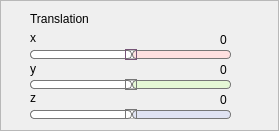
     <widget class="QFrame" name="Tframe">
      <property name="geometry">
       <rect>
        <x>1</x>
        <y>160</y>
        <width>279</width>
        <height>131</height>
       </rect>
      </property>
      <property name="minimumSize">
       <size>
        <width>279</width>
        <height>131</height>
       </size>
      </property>
      <property name="styleSheet">
       <string notr="true">#Tframe
{
background:#3D3C3A;
    border-width: 1px;
    border-style:   solid;
	border-color: rgb(255, 255, 255);
}
</string>
      </property>
      <property name="frameShape">
       <enum>QFrame::StyledPanel</enum>
      </property>
      <property name="frameShadow">
       <enum>QFrame::Raised</enum>
      </property>
      <widget class="QWidget" name="TransWidget" native="true">
       <property name="geometry">
        <rect>
         <x>0</x>
         <y>0</y>
         <width>241</width>
         <height>119</height>
        </rect>
       </property>
       <property name="minimumSize">
        <size>
         <width>241</width>
         <height>119</height>
        </size>
       </property>
       <property name="styleSheet">
        <string notr="true"/>
       </property>
       <widget class="QLabel" name="xTranslationValue">
        <property name="geometry">
         <rect>
          <x>220</x>
          <y>30</y>
          <width>20</width>
          <height>20</height>
         </rect>
        </property>
        <property name="text">
         <string>0</string>
        </property>
       </widget>
       <widget class="QSlider" name="xTranslationSlider">
        <property name="geometry">
         <rect>
          <x>30</x>
          <y>40</y>
          <width>201</width>
          <height>29</height>
         </rect>
        </property>
        <property name="styleSheet">
         <string notr="true">QSlider::groove:horizontal {
border: 1px solid #bbb;
background: white;
height: 7px;
border-radius: 4px;
}

QSlider::sub-page:horizontal {
background: qlineargradient(x1: 0, y1: 0,    x2: 0, y2: 1,
stop: 0 #E77471, stop: 1 #5B2527);
background: qlineargradient(x1: 0, y1: 0.2, x2: 1, y2: 1,
stop: 0 #E77471, stop: 1 #5B2527);
border: 1px solid #777;
height: 10px;
border-radius: 4px;
}

QSlider::add-page:horizontal {
background-color: rgb(254, 224, 224);
border: 1px solid #777;
height: 10px;
border-radius: 4px;
}

QSlider::handle:horizontal {
background: qlineargradient(x1:0, y1:0, x2:1, y2:1,
    stop:0 #eee, stop:1 #ccc);
border: 1px solid #757;
width: 10px;
height: 10px;
margin-top: -2px;
margin-bottom: -2px;
border-radius: 20px;
}

QSlider::handle:horizontal:hover {
background: qlineargradient(x1:0, y1:0, x2:1, y2:1,
    stop:0 #fff, stop:1 #ddd);
border: 1px solid #444;
border-radius:4px;
}

QSlider::sub-page:horizontal:disabled {
background: #bbb;
border-color: #999;
}

QSlider::add-page:horizontal:disabled {
background: #eee;
border-color: #999;
}

QSlider::handle:horizontal:disabled {
background: #eee;
border: 1px solid #aaa;
border-radius: 4px;
}</string>
        </property>
        <property name="minimum">
         <number>-5</number>
        </property>
        <property name="maximum">
         <number>5</number>
        </property>
        <property name="pageStep">
         <number>1</number>
        </property>
        <property name="value">
         <number>0</number>
        </property>
        <property name="orientation">
         <enum>Qt::Horizontal</enum>
        </property>
       </widget>
       <widget class="QLabel" name="yTranslationValue">
        <property name="geometry">
         <rect>
          <x>220</x>
          <y>60</y>
          <width>20</width>
          <height>20</height>
         </rect>
        </property>
        <property name="text">
         <string>0</string>
        </property>
       </widget>
       <widget class="QLabel" name="yRotationLabel_3">
        <property name="geometry">
         <rect>
          <x>30</x>
          <y>60</y>
          <width>67</width>
          <height>17</height>
         </rect>
        </property>
        <property name="text">
         <string>y</string>
        </property>
       </widget>
       <widget class="QSlider" name="yTranslationSlider">
        <property name="geometry">
         <rect>
          <x>30</x>
          <y>70</y>
          <width>201</width>
          <height>29</height>
         </rect>
        </property>
        <property name="styleSheet">
         <string notr="true">QSlider::groove:horizontal {
border: 1px solid #bbb;
background: white;
height: 7px;
border-radius: 4px;
}

QSlider::sub-page:horizontal {
background: qlineargradient(x1: 0, y1: 0,    x2: 0, y2: 1,
stop: 0 #99C68E, stop: 1 #254117);
background: qlineargradient(x1: 0, y1: 0.2, x2: 1, y2: 1,
stop: 0 #99C68E, stop: 1 #254117);
border: 1px solid #777;
height: 10px;
border-radius: 4px;
}

QSlider::add-page:horizontal {
background-color: rgb(229, 248, 213);
border: 1px solid #777;
height: 10px;
border-radius: 4px;
}

QSlider::handle:horizontal {
background: qlineargradient(x1:0, y1:0, x2:1, y2:1,
stop:0 #eee, stop:1 #ccc);
border: 1px solid #777;
width: 10px;
height: 10px;
margin-top: -2px;
margin-bottom: -2px;
border-radius: 20px;
}

QSlider::handle:horizontal:hover {
background: qlineargradient(x1:0, y1:0, x2:1, y2:1,
stop:0 #fff, stop:1 #ddd);
border: 1px solid #444;
border-radius: 4px;
}

QSlider::sub-page:horizontal:disabled {
background: #bbb;
border-color: #999;
}

QSlider::add-page:horizontal:disabled {
background: #eee;
border-color: #999;
}

QSlider::handle:horizontal:disabled {
background: #eee;
border: 1px solid #aaa;
border-radius: 4px;
}</string>
        </property>
        <property name="minimum">
         <number>-5</number>
        </property>
        <property name="maximum">
         <number>5</number>
        </property>
        <property name="pageStep">
         <number>1</number>
        </property>
        <property name="value">
         <number>0</number>
        </property>
        <property name="orientation">
         <enum>Qt::Horizontal</enum>
        </property>
       </widget>
       <widget class="QLabel" name="label_14">
        <property name="geometry">
         <rect>
          <x>30</x>
          <y>10</y>
          <width>101</width>
          <height>17</height>
         </rect>
        </property>
        <property name="text">
         <string>Translation</string>
        </property>
       </widget>
       <widget class="QSlider" name="zTranslationSlider">
        <property name="geometry">
         <rect>
          <x>30</x>
          <y>100</y>
          <width>201</width>
          <height>29</height>
         </rect>
        </property>
        <property name="styleSheet">
         <string notr="true">QSlider::groove:horizontal {
border: 1px solid #bbb;
background: white;
height: 7px;
border-radius: 4px;
}

QSlider::sub-page:horizontal {
background: qlineargradient(x1: 0, y1: 0,    x2: 0, y2: 1,
    stop: 0 #98AFC7, stop: 1  #151B54);
background: qlineargradient(x1: 0, y1: 0.2, x2: 1, y2: 1,
    stop: 0 #98AFC7, stop: 1 #151B54);
border: 1px solid #777;
height: 10px;
border-radius: 4px;
}

QSlider::add-page:horizontal {
background-color: rgb(224, 227, 243);
border: 1px solid #777;
height: 10px;
border-radius: 4px;
}

QSlider::handle:horizontal {
background: qlineargradient(x1:0, y1:0, x2:1, y2:1,
    stop:0 #eee, stop:1 #ccc);
border: 1px solid #777;
width: 10px;
height: 10px;
margin-top: -2px;
margin-bottom: -2px;
border-radius: 20px;
}

QSlider::handle:horizontal:hover {
background: qlineargradient(x1:0, y1:0, x2:1, y2:1,
    stop:0 #fff, stop:1 #ddd);
border: 1px solid #444;
border-radius: 4px;
}

QSlider::sub-page:horizontal:disabled {
background: #bbb;
border-color: #999;
}

QSlider::add-page:horizontal:disabled {
background: #eee;
border-color: #999;
}

QSlider::handle:horizontal:disabled {
background: #eee;
border: 1px solid #aaa;
border-radius: 4px;
}</string>
        </property>
        <property name="minimum">
         <number>-5</number>
        </property>
        <property name="maximum">
         <number>5</number>
        </property>
        <property name="pageStep">
         <number>1</number>
        </property>
        <property name="value">
         <number>0</number>
        </property>
        <property name="orientation">
         <enum>Qt::Horizontal</enum>
        </property>
       </widget>
       <widget class="QLabel" name="zTranslationValue">
        <property name="geometry">
         <rect>
          <x>220</x>
          <y>90</y>
          <width>20</width>
          <height>20</height>
         </rect>
        </property>
        <property name="text">
         <string>0</string>
        </property>
       </widget>
       <widget class="QLabel" name="yRotationLabel_4">
        <property name="geometry">
         <rect>
          <x>30</x>
          <y>90</y>
          <width>67</width>
          <height>17</height>
         </rect>
        </property>
        <property name="text">
         <string>z</string>
        </property>
        <property name="textFormat">
         <enum>Qt::RichText</enum>
        </property>
       </widget>
       <widget class="QLabel" name="yRotationLabel_9">
        <property name="geometry">
         <rect>
          <x>30</x>
          <y>30</y>
          <width>67</width>
          <height>17</height>
         </rect>
        </property>
        <property name="text">
         <string>x</string>
        </property>
        <property name="textFormat">
         <enum>Qt::RichText</enum>
        </property>
       </widget>
      </widget>
     </widget>
